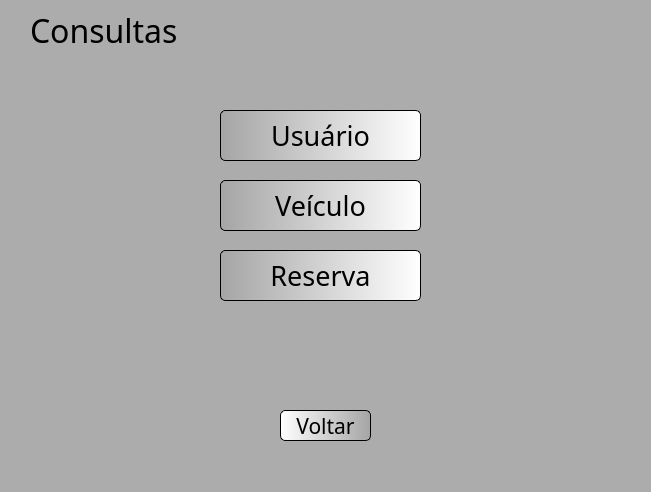
<?xml version="1.0" encoding="UTF-8"?>
<ui version="4.0">
 <class>MainWindow</class>
 <widget class="QMainWindow" name="MainWindow">
  <property name="geometry">
   <rect>
    <x>0</x>
    <y>0</y>
    <width>651</width>
    <height>492</height>
   </rect>
  </property>
  <property name="windowTitle">
   <string>MainWindow</string>
  </property>
  <property name="styleSheet">
   <string notr="true">background-color: rgb(172, 172, 172);</string>
  </property>
  <widget class="QWidget" name="centralwidget">
   <widget class="QPushButton" name="btConUsuario">
    <property name="geometry">
     <rect>
      <x>220</x>
      <y>110</y>
      <width>201</width>
      <height>51</height>
     </rect>
    </property>
    <property name="font">
     <font>
      <family>Dubai</family>
      <pointsize>20</pointsize>
     </font>
    </property>
    <property name="cursor">
     <cursorShape>PointingHandCursor</cursorShape>
    </property>
    <property name="styleSheet">
     <string notr="true">QPushButton{
background-color: qlineargradient(spread:pad, x1:0, y1:0, x2:1, y2:0, stop:0 rgba(165, 165, 165, 255), stop:1 rgba(255, 255, 255, 255));
border-radius: 5px;
border-style: outset;
border-width: 1px;
border-color: black;
}
QPushButton:hover{
background-color: qlineargradient(spread:reflect, x1:0, y1:0, x2:1, y2:0.943182, stop:0 rgba(255, 126, 248, 255), stop:1 rgba(119, 146, 220, 255));
}</string>
    </property>
    <property name="text">
     <string>Usuário</string>
    </property>
   </widget>
   <widget class="QLabel" name="logoLoCarPequeno">
    <property name="geometry">
     <rect>
      <x>560</x>
      <y>0</y>
      <width>71</width>
      <height>51</height>
     </rect>
    </property>
    <property name="styleSheet">
     <string notr="true">background-color: rgb(172, 172, 172);</string>
    </property>
    <property name="text">
     <string/>
    </property>
    <property name="pixmap">
     <pixmap>imagens/808107201585380077-64.png</pixmap>
    </property>
   </widget>
   <widget class="QLabel" name="titulo">
    <property name="geometry">
     <rect>
      <x>30</x>
      <y>10</y>
      <width>421</width>
      <height>41</height>
     </rect>
    </property>
    <property name="font">
     <font>
      <family>Dubai Medium</family>
      <pointsize>24</pointsize>
     </font>
    </property>
    <property name="cursor">
     <cursorShape>PointingHandCursor</cursorShape>
    </property>
    <property name="text">
     <string>Consultas</string>
    </property>
   </widget>
   <widget class="QPushButton" name="btVoltar">
    <property name="geometry">
     <rect>
      <x>280</x>
      <y>410</y>
      <width>91</width>
      <height>31</height>
     </rect>
    </property>
    <property name="font">
     <font>
      <family>Dubai</family>
      <pointsize>16</pointsize>
     </font>
    </property>
    <property name="cursor">
     <cursorShape>PointingHandCursor</cursorShape>
    </property>
    <property name="styleSheet">
     <string notr="true">QPushButton{
background-color: qlineargradient(spread:pad, x1:0, y1:0, x2:1, y2:0, stop:0 rgba(255, 255, 255, 255), stop:1 rgba(165, 165, 165, 255));
border-radius: 5px;
border-style: outset;
border-width: 1px;
border-color: black;

}

QPushButton:hover{
background-color: qlineargradient(spread:pad, x1:0, y1:0, x2:1, y2:0, stop:0 rgba(255, 248, 0, 255), stop:1 rgba(255, 134, 73, 255));
}

</string>
    </property>
    <property name="text">
     <string>Voltar</string>
    </property>
   </widget>
   <widget class="QPushButton" name="btConVeiculo">
    <property name="geometry">
     <rect>
      <x>220</x>
      <y>180</y>
      <width>201</width>
      <height>51</height>
     </rect>
    </property>
    <property name="font">
     <font>
      <family>Dubai</family>
      <pointsize>20</pointsize>
     </font>
    </property>
    <property name="cursor">
     <cursorShape>PointingHandCursor</cursorShape>
    </property>
    <property name="styleSheet">
     <string notr="true">QPushButton{
background-color: qlineargradient(spread:pad, x1:0, y1:0, x2:1, y2:0, stop:0 rgba(165, 165, 165, 255), stop:1 rgba(255, 255, 255, 255));
border-radius: 5px;
border-style: outset;
border-width: 1px;
border-color: black;
}
QPushButton:hover{
background-color: qlineargradient(spread:reflect, x1:0, y1:0, x2:1, y2:0.943182, stop:0 rgba(255, 126, 248, 255), stop:1 rgba(119, 146, 220, 255));
}</string>
    </property>
    <property name="text">
     <string>Veículo</string>
    </property>
   </widget>
   <widget class="QPushButton" name="btConReserva">
    <property name="geometry">
     <rect>
      <x>220</x>
      <y>250</y>
      <width>201</width>
      <height>51</height>
     </rect>
    </property>
    <property name="font">
     <font>
      <family>Dubai</family>
      <pointsize>20</pointsize>
     </font>
    </property>
    <property name="cursor">
     <cursorShape>PointingHandCursor</cursorShape>
    </property>
    <property name="styleSheet">
     <string notr="true">QPushButton{
background-color: qlineargradient(spread:pad, x1:0, y1:0, x2:1, y2:0, stop:0 rgba(165, 165, 165, 255), stop:1 rgba(255, 255, 255, 255));
border-radius: 5px;
border-style: outset;
border-width: 1px;
border-color: black;
}
QPushButton:hover{
background-color: qlineargradient(spread:reflect, x1:0, y1:0, x2:1, y2:0.943182, stop:0 rgba(255, 126, 248, 255), stop:1 rgba(119, 146, 220, 255));
}</string>
    </property>
    <property name="text">
     <string>Reserva</string>
    </property>
   </widget>
   <zorder>logoLoCarPequeno</zorder>
   <zorder>btConUsuario</zorder>
   <zorder>titulo</zorder>
   <zorder>btVoltar</zorder>
   <zorder>btConVeiculo</zorder>
   <zorder>btConReserva</zorder>
  </widget>
  <widget class="QMenuBar" name="menubar">
   <property name="geometry">
    <rect>
     <x>0</x>
     <y>0</y>
     <width>651</width>
     <height>21</height>
    </rect>
   </property>
  </widget>
  <widget class="QStatusBar" name="statusbar"/>
 </widget>
 <resources/>
 <connections/>
</ui>
